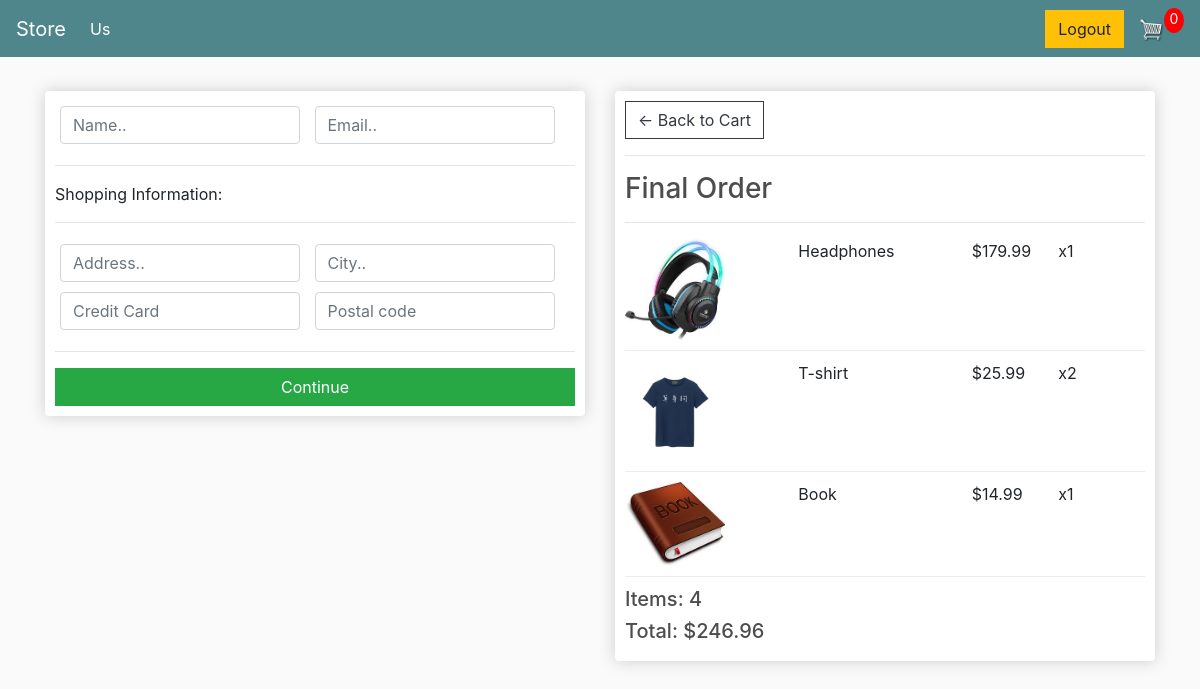
Screenshot of /checkout/ (signed in) with the database file from the repository.
### store/models.py (models this page shows, shortened)
class OrderItem(models.Model):
    product = models.ForeignKey(Product, on_delete=models.SET_NULL, null=True, blank=True)
    order = models.ForeignKey(Order, on_delete=models.SET_NULL, null=True, blank=True)
    quantity = models.IntegerField(default=0, null=True, blank=True)
    date_added = models.DateTimeField(auto_now_add=True)
    @property
    def get_total(self):
        return self.quantity * self.product.price

class Product(models.Model):
    name = models.CharField(max_length=200, null=True)
    price = models.FloatField()
    digital = models.BooleanField(default=False, null=True, blank=True)
    image = models.ImageField(null=True, blank=True)
    @property
    def imageURL(self):
        try:
            url = self.image.url
        except:
            url = 'images/dummy.png'
        return url

class Order(models.Model):
    customer = models.ForeignKey(Customer, on_delete=models.SET_NULL, null=True, blank=True)
    date_order = models.DateTimeField(auto_now_add=True)
    complete = models.BooleanField(default=False)
    transaction_id = models.CharField(max_length=200)
    @property
    def get_cart_total(self):
        orderitems = self.orderitem_set.all()
        total = sum([item.get_total for item in orderitems])
        return total
    @property
    def get_cart_items(self):
        orderitems = self.orderitem_set.all()
        total = sum([item.quantity for item in orderitems])
        return total

### store/views.py (the view)
# urls.py: path("checkout/", views.checkout, name="checkout"),
def checkout(request):
    if request.user.is_authenticated:
        customer = request.user.customer
        order, created = Order.objects.get_or_create(customer=customer, complete=False)
        items = order.orderitem_set.all()
    else:
        items = []
        order = {'get_cart_total': 0, 'get_cart_items': 0}
    context = {'items': items, 'order': order}
    return render(request, "store/checkout.html", context)

### store/templates/store/checkout.html (shortened to what this page needs)
<!DOCTYPE html>
<html lang="en">
<head>
</head>
<body>
{% extends 'store/main.html' %}
{% load static %}
{% block content %}
     <div class="row">
		<div class="col-lg-6">
			<div class="box-element" id="form-wrapper">
				<form id="form">
					<div id="user-info">
						<div class="form-field">
							<input required class="form-control" type="text" name="name" placeholder="Name..">
						</div>
						<div class="form-field">
							<input required class="form-control" type="email" name="email" placeholder="Email..">
						</div>
					</div>
					<div id="shipping-info">
						<hr>
						<p>Shopping Information:</p>
						<hr>
						<div class="form-field">
							<input class="form-control" type="text" name="address" placeholder="Address..">
						</div>
						<div class="form-field">
							<input class="form-control" type="text" name="city" placeholder="City..">
						</div>
						<div class="form-field">
							<input class="form-control" type="text" name="credit" placeholder="Credit Card">
						</div>
						<div class="form-field">
							<input class="form-control" type="text" name="postal" placeholder="Postal code">
						</div>
					</div>
					<hr>
					<input id="form-button" class="btn btn-success btn-block" type="submit" value="Continue">
				</form>
			</div>
			<br>
		</div>
		<div class="col-lg-6">
			<div class="box-element">
				<a  class="btn btn-outline-dark" href="{% url 'cart' %}">&#x2190; Back to Cart</a>
				<hr>
				<h3>Final Order</h3>
				<hr>
				{% for item in items %}
				<div class="cart-row">
					<div style="flex:2"><img class="row-image" src="{{item.product.imageURL}}"></div>
					<div style="flex:2"><p>{{item.product.name}}</p></div>
					<div style="flex:1"><p>${{item.product.price}}</p></div>
					<div style="flex:1"><p>x{{item.quantity}}</p></div>
				</div>
				{% endfor %}
				<h5>Items:   {{order.get_cart_items}}</h5>
				<h5>Total:   ${{order.get_cart_total}}</h5>
			</div>
		</div>
	</div>
{% endblock content %}

### static/css/main.css (style rules this page uses)
body { background-color: hsl(0, 0%, 98%); }
h1,h2,h3,h4,h5,h6 { color:hsl(0, 0%, 30%); }
.box-element { box-shadow:hsl(0, 0%, 80%) 0 0 16px; background-color: #fff; border-radius: 4px; padding: 10px; }
.col-lg-4, .col-lg-6, .col-lg-8, .col-lg-12 { margin-top: 10px; }
.btn { border-radius: 0; }
.row-image { width: 100px; }
.form-field { width:250px; display: inline-block; padding: 5px; }
.cart-row { display: flex; align-items: flex-stretch; padding-bottom: 10px; margin-bottom: 10px; border-bottom: 1px solid #ececec; }

### rows the page displays
OrderItem: product.imageURL (picture), product.name "Headphones", product.price "179.99", quantity "1"
OrderItem: product.imageURL (picture), product.name "T-shirt", product.price "25.99", quantity "2"
OrderItem: product.imageURL (picture), product.name "Book", product.price "14.99", quantity "1"
Order: get_cart_items "4", get_cart_total "246.96"
